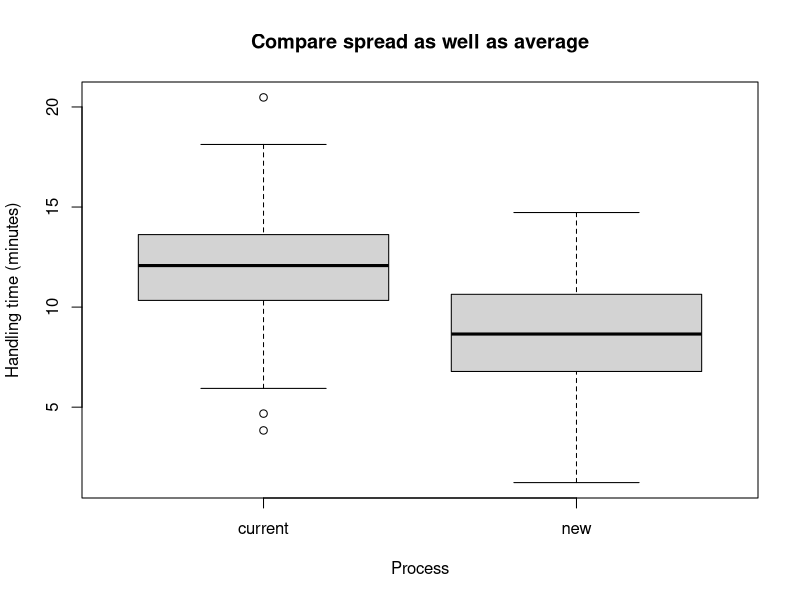
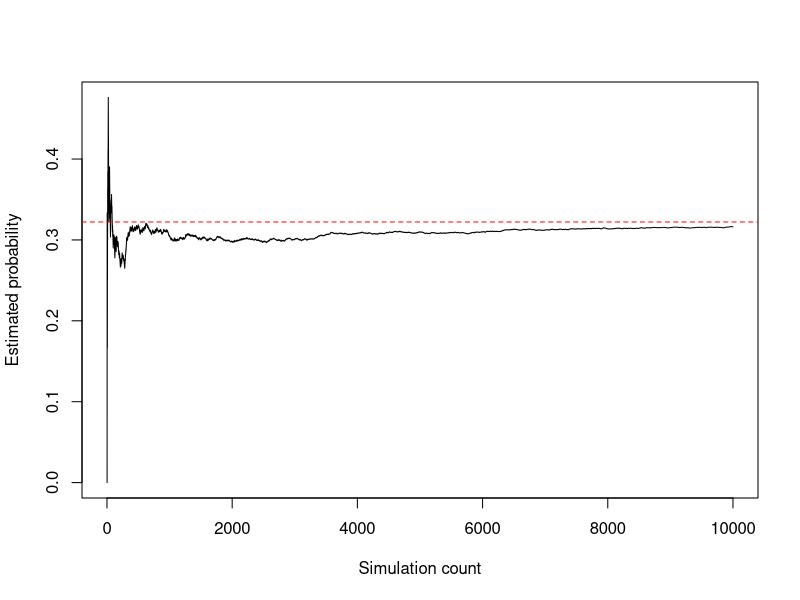
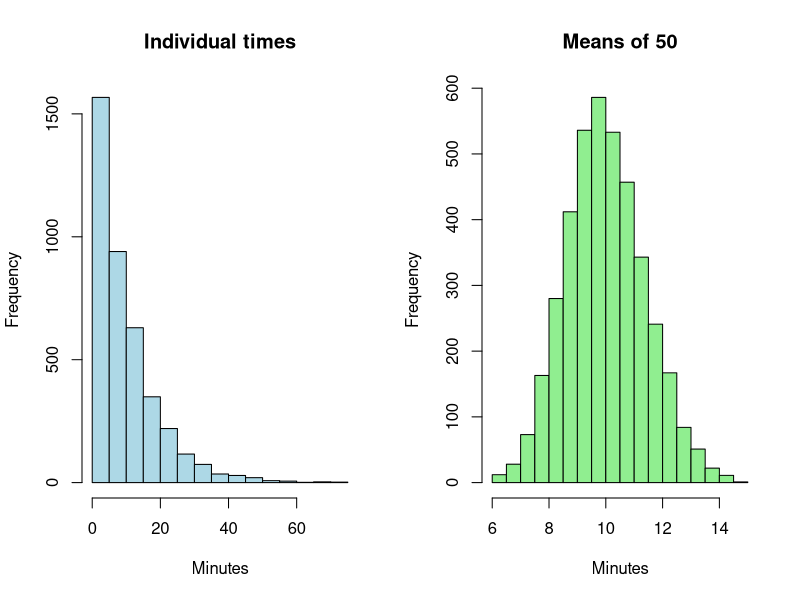

Write R code to recreate these figures, in order.
## ---- chunk 1
packages <- c("rmarkdown", "knitr", "rpart", "class", "nnet", "e1071")
user_library <- file.path(path.expand("~"), "R", "library", paste(R.version$major, R.version$minor, sep = "."))
dir.create(user_library, recursive = TRUE, showWarnings = FALSE)
.libPaths(unique(c(user_library, .libPaths())))
options(repos = c(CRAN = "https://cloud.r-project.org"), timeout = 300)

missing <- packages[!vapply(packages, requireNamespace, logical(1), quietly = TRUE)]
if (length(missing)) install.packages(missing, lib = user_library)

have <- setNames(vapply(packages, requireNamespace, logical(1), quietly = TRUE), packages)
invisible(lapply(packages[have], library, character.only = TRUE))
print(data.frame(package = packages, installed = unname(have)))
## ---- chunk 2
options(width=100, digits=5)
# All fixtures are synthetic. These seeds reproduce the supplied teaching examples.
set.seed(2601)
support <- data.frame(ticket_id=1:240,
                      process=factor(rep(c("current","new"),each=120),levels=c("current","new")),
                      issue=factor(sample(c("billing","technical","account"),240,replace=TRUE)))
support$minutes <- pmax(1,rnorm(240,mean=ifelse(support$process=="new",9,12),sd=3))
support$satisfied <- factor(rbinom(240,1,ifelse(support$process=="new",.85,.75)),levels=0:1,labels=c("no","yes"))
set.seed(2602)
shops <- data.frame(shop_id=1:30,before=rnorm(30,500,60))
shops$after <- shops$before-rnorm(30,25,18)
set.seed(2603)
energy <- data.frame(shop_id=1:240,temp=runif(240,15,35))
energy$price <- .20+.004*(energy$temp-15)+rnorm(240,0,.01)
energy$demand <- 300+12*(energy$temp-25)-500*(energy$price-.24)+rnorm(240,0,15)
set.seed(2604)
subscribers <- data.frame(customer_id=1:900,complaints=rpois(900,.8),tenure=runif(900,1,36))
p <- plogis(-1+.9*subscribers$complaints-.05*subscribers$tenure)
subscribers$churn <- factor(rbinom(900,1,p),levels=0:1,labels=c("stay","leave"))
set.seed(2605)
sales <- data.frame(month=1:30,sales=100+3*(1:30)+rnorm(30,0,5))
print(data.frame(dataset=c("support","shops","energy","subscribers","sales"),
                 rows=c(nrow(support),nrow(shops),nrow(energy),nrow(subscribers),nrow(sales))))
## ---- chunk 3
aggregate(minutes ~ process, support, function(x)
  c(n=length(x), mean=mean(x), median=median(x), SD=sd(x)))
boxplot(minutes ~ process, data=support,
        ylab="Handling time (minutes)", xlab="Process",
        main="Compare spread as well as average")
## ---- chunk 4
service_counts <- table(process=support$process,satisfied=support$satisfied)
service_counts
round(prop.table(service_counts,margin=1),3)
round(prop.table(service_counts,margin=2),3)
## ---- chunk 5
csv_text <- "order_id,channel,revenue
1,web,80
2,store,120
3,web,
4,store,60"
imported <- read.csv(text=csv_text,na.strings="")
imported$channel <- factor(imported$channel)
str(imported)
subset(imported,is.na(revenue))
known_orders <- subset(imported,!is.na(revenue))
aggregate(revenue~channel,data=known_orders,FUN=mean)
## ---- chunk 6
service_counts <- table(process=support$process,satisfied=support$satisfied)
service_counts
round(prop.table(service_counts,margin=1),3)
round(prop.table(service_counts,margin=2),3)
## ---- chunk 7
data.frame(capacity=3:8,
           chance_exceeding=pbinom(3:8,size=50,prob=.10,lower.tail=FALSE))
data.frame(planning_probability=.95,
           cancellations_95th_percentile=qbinom(.95,size=50,prob=.10))
## ---- chunk 8
tab <- matrix(c(60,140,40,760),nrow=2,byrow=TRUE,
              dimnames=list(complaint=c("yes","no"),outcome=c("churn","stay")))
print(tab)
print("------------")
print(c(p_churn=sum(tab[,"churn"])/sum(tab),
        p_churn_given_complaint=tab["yes","churn"]/sum(tab["yes",]),
        p_complaint_given_churn=tab["yes","churn"]/sum(tab[,"churn"])))
print(prop.table(tab,margin=1))
## ---- chunk 9
prior <- .01; sensitivity <- .8; false_positive <- .05
true_alert <- prior*sensitivity
false_alert <- (1-prior)*false_positive
posterior <- true_alert/(true_alert+false_alert)
print(c(expected_true_alerts=10000*true_alert, expected_false_alerts=10000*false_alert, posterior=posterior))
print(c(review_value=120*posterior-8))
## ---- chunk 10
cost <- c(0,100,200); p <- c(.2,.5,.3)
mu <- sum(cost*p); variance <- sum((cost-mu)^2*p)
print(c(mean=mu, variance=variance, sd=sqrt(variance)))
print(c(var_scaled=4*variance, mean_shifted=2*mu+10))
x <- c(1,2,3,4); y <- c(2,5,5,8)
print(c(sample_cov=cov(x,y), correlation=cor(x,y)))
stopifnot(sum(p)==1, variance==4900)
## ---- chunk 11
print(c(exactly3=dbinom(3,size=10,prob=.2),
        more_than2=pbinom(2,10,.2,lower.tail=FALSE),
        poisson_over2=ppois(2,lambda=4,lower.tail=FALSE)))
print(c(normal_90_to110=pnorm(110,100,15)-pnorm(90,100,15),
        normal_95th=qnorm(.95,100,15)))
set.seed(101); print(rbinom(8,size=1,prob=.2))
## ---- chunk 12
set.seed(102)
B <- 10000
counts <- rbinom(B,10,.2)
hit <- counts>=3
estimate <- mean(hit)
mc_se <- sqrt(estimate*(1-estimate)/B)
print(c(simulated=estimate, exact=pbinom(2,10,.2,lower.tail=FALSE), MC_SE=mc_se))
running <- cumsum(hit)/seq_along(hit)
plot(running,type="l",xlab="Simulation count",ylab="Estimated probability")
abline(h=pbinom(2,10,.2,lower.tail=FALSE),col="red",lty=2)
## ---- chunk 13
set.seed(103)
means1 <- replicate(4000,mean(rexp(1,rate=.1)))
means50 <- replicate(4000,mean(rexp(50,rate=.1)))
print(rbind(n1=c(mean=mean(means1),sd=sd(means1),theory_SE=10),
            n50=c(mean=mean(means50),sd=sd(means50),theory_SE=10/sqrt(50))))
par(mfrow=c(1,2))
hist(means1,main="Individual times",xlab="Minutes",col="lightblue")
hist(means50,main="Means of 50",xlab="Minutes",col="lightgreen")
par(mfrow=c(1,1))
## ---- chunk 14
bills <- c(80,90,100,110,120)
n <- length(bills)
m <- mean(bills)
s <- sd(bills)
se <- s/sqrt(n)
ci <- m + c(-1,1)*qt(.975,df=n-1)*se
print(c(n=n,mean=m,SD=s,SE=se,lower=ci[1],upper=ci[2]))
print(t.test(bills)$conf.int)
stopifnot(max(abs(ci-t.test(bills)$conf.int))<1e-10)
## ---- chunk 15
test <- t.test(bills,mu=95,alternative="two.sided")
t_manual <- (mean(bills)-95)/(sd(bills)/sqrt(length(bills)))
p_manual <- 2*pt(-abs(t_manual),df=length(bills)-1)
print(c(t=t_manual,p=p_manual,reject_at_05=p_manual<.05))
print(test$conf.int)
stopifnot(abs(p_manual-test$p.value)<1e-12)
## ---- chunk 16
before <- c(100,120,140,160,180,200)
after <- before-c(5,8,9,4,8,8)
change <- after-before
paired_test <- t.test(after,before,paired=TRUE)
independent_test <- t.test(after,before) # Welch, only appropriate for independent units
print(change)
print(c(mean_change=mean(change),paired_p=paired_test$p.value,
        independent_p=independent_test$p.value))
print(paired_test$conf.int)
